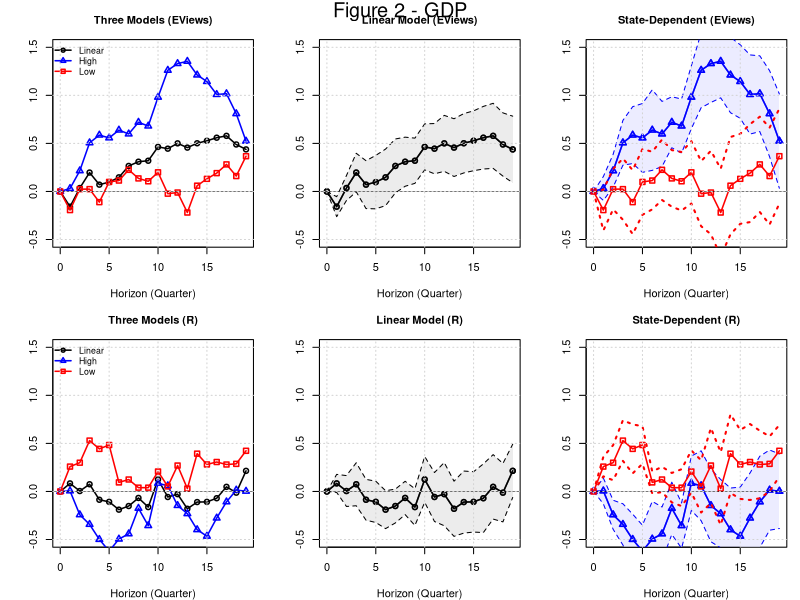
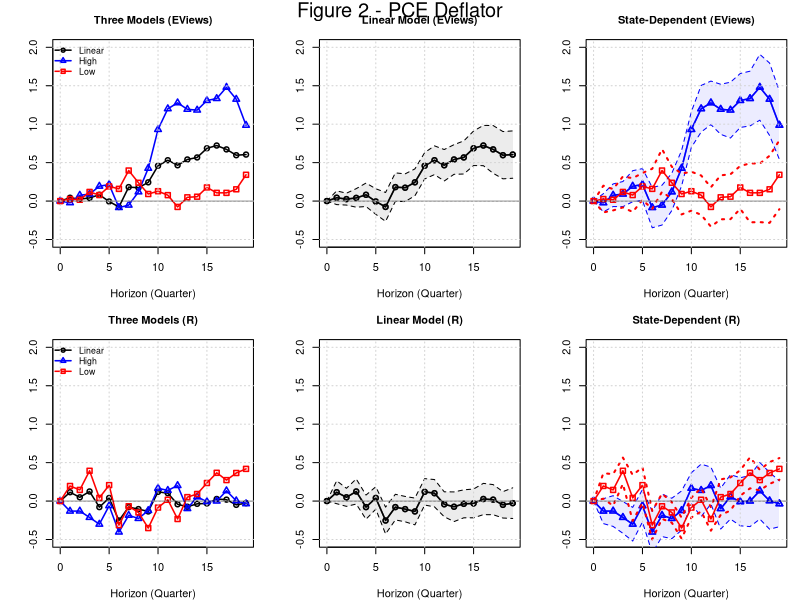
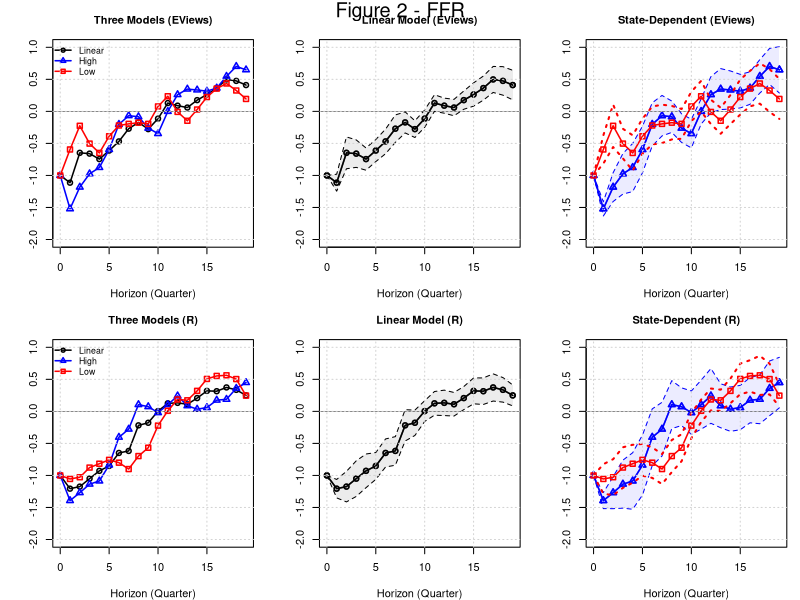

Reproduce these figures in R, in order.
# ============================================================
# Plot Figure 2 - Both R and EViews results
# ============================================================

# Load R results
r_gdp <- read.csv("est_1_R.csv")
r_pce <- read.csv("est_2_R.csv")
r_ffr <- read.csv("est_3_R.csv")

# Load original EViews results - fix column names
orig_gdp <- read.csv("../Fig_2/est_1.csv",
                     header = FALSE, skip = 1)
orig_pce <- read.csv("../Fig_2/est_2.csv",
                     header = FALSE, skip = 1)
orig_ffr <- read.csv("../Fig_2/est_3.csv",
                     header = FALSE, skip = 1)

# Assign correct column names
col_names <- c("point_linear","point_high","point_low",
               "linear1","linear2","linear3",
               "H1","H2","H3","L1","L2","L3")

colnames(orig_gdp) <- col_names
colnames(orig_pce) <- col_names
colnames(orig_ffr) <- col_names

# Keep only 20 rows (h=0 to h=19, last row has NA in original)
orig_gdp <- orig_gdp[1:20, ]
orig_pce <- orig_pce[1:20, ]
orig_ffr <- orig_ffr[1:20, ]

r_gdp <- r_gdp[1:20, ]
r_pce <- r_pce[1:20, ]
r_ffr <- r_ffr[1:20, ]

# Horizon axis
h <- 0:19
zero <- rep(0, 20)

# ============================================================
# Plot function
# ============================================================

plot_irf <- function(r_data, orig_data, title, ylim_range) {
  
  par(mfrow = c(2, 3), mar = c(4, 4, 3, 1))
  
  # --- Row 1: Original EViews results ---
  
  # Panel 1: Three Models (original)
  plot(h, orig_data$point_linear,
       type = "o", pch = 1, lwd = 1.5, col = "black",
       ylim = ylim_range, xlim = c(0, 19),
       xlab = "Horizon (Quarter)", ylab = "",
       main = "Three Models (EViews)", cex.main = 1)
  lines(h, orig_data$point_high, type = "o", pch = 2, lwd = 1.5, col = "blue")
  lines(h, orig_data$point_low,  type = "o", pch = 0, lwd = 1.5, col = "red")
  abline(h = 0, lwd = 0.5)
  legend("topleft", legend = c("Linear","High","Low"),
         col = c("black","blue","red"),
         pch = c(1,2,0), lwd = 1.5, bty = "n", cex = 0.8)
  grid()
  
  # Panel 2: Linear Model (original)
  plot(h, orig_data$linear2,
       type = "o", pch = 1, lwd = 1.5, col = "black",
       ylim = ylim_range, xlim = c(0, 19),
       xlab = "Horizon (Quarter)", ylab = "",
       main = "Linear Model (EViews)", cex.main = 1)
  polygon(c(h, rev(h)),
          c(orig_data$linear3, rev(orig_data$linear1)),
          col = rgb(0.85,0.85,0.85,0.5), border = NA)
  lines(h, orig_data$linear2, type = "o", pch = 1, lwd = 1.5)
  lines(h, orig_data$linear1, lty = 2, lwd = 1)
  lines(h, orig_data$linear3, lty = 2, lwd = 1)
  abline(h = 0, lwd = 0.5)
  grid()
  
  # Panel 3: State-Dependent (original)
  plot(h, orig_data$H2,
       type = "o", pch = 2, lwd = 1.5, col = "blue",
       ylim = ylim_range, xlim = c(0, 19),
       xlab = "Horizon (Quarter)", ylab = "",
       main = "State-Dependent (EViews)", cex.main = 1)
  polygon(c(h, rev(h)),
          c(orig_data$H3, rev(orig_data$H1)),
          col = rgb(0.85,0.85,1,0.5), border = NA)
  lines(h, orig_data$H2, type = "o", pch = 2, lwd = 1.5, col = "blue")
  lines(h, orig_data$H1, lty = 2, lwd = 1, col = "blue")
  lines(h, orig_data$H3, lty = 2, lwd = 1, col = "blue")
  lines(h, orig_data$L2, type = "o", pch = 0, lwd = 1.5, col = "red")
  lines(h, orig_data$L1, lty = 3, lwd = 2, col = "red")
  lines(h, orig_data$L3, lty = 3, lwd = 2, col = "red")
  abline(h = 0, lwd = 0.5)
  grid()
  
  # --- Row 2: R results ---
  
  # Panel 4: Three Models (R)
  plot(h, r_data$point_linear,
       type = "o", pch = 1, lwd = 1.5, col = "black",
       ylim = ylim_range, xlim = c(0, 19),
       xlab = "Horizon (Quarter)", ylab = "",
       main = "Three Models (R)", cex.main = 1)
  lines(h, r_data$point_high, type = "o", pch = 2, lwd = 1.5, col = "blue")
  lines(h, r_data$point_low,  type = "o", pch = 0, lwd = 1.5, col = "red")
  abline(h = 0, lwd = 0.5)
  legend("topleft", legend = c("Linear","High","Low"),
         col = c("black","blue","red"),
         pch = c(1,2,0), lwd = 1.5, bty = "n", cex = 0.8)
  grid()
  
  # Panel 5: Linear Model (R)
  plot(h, r_data$linear2,
       type = "o", pch = 1, lwd = 1.5, col = "black",
       ylim = ylim_range, xlim = c(0, 19),
       xlab = "Horizon (Quarter)", ylab = "",
       main = "Linear Model (R)", cex.main = 1)
  polygon(c(h, rev(h)),
          c(r_data$linear3, rev(r_data$linear1)),
          col = rgb(0.85,0.85,0.85,0.5), border = NA)
  lines(h, r_data$linear2, type = "o", pch = 1, lwd = 1.5)
  lines(h, r_data$linear1, lty = 2, lwd = 1)
  lines(h, r_data$linear3, lty = 2, lwd = 1)
  abline(h = 0, lwd = 0.5)
  grid()
  
  # Panel 6: State-Dependent (R)
  plot(h, r_data$H2,
       type = "o", pch = 2, lwd = 1.5, col = "blue",
       ylim = ylim_range, xlim = c(0, 19),
       xlab = "Horizon (Quarter)", ylab = "",
       main = "State-Dependent (R)", cex.main = 1)
  polygon(c(h, rev(h)),
          c(r_data$H3, rev(r_data$H1)),
          col = rgb(0.85,0.85,1,0.5), border = NA)
  lines(h, r_data$H2, type = "o", pch = 2, lwd = 1.5, col = "blue")
  lines(h, r_data$H1, lty = 2, lwd = 1, col = "blue")
  lines(h, r_data$H3, lty = 2, lwd = 1, col = "blue")
  lines(h, r_data$L2, type = "o", pch = 0, lwd = 1.5, col = "red")
  lines(h, r_data$L1, lty = 3, lwd = 2, col = "red")
  lines(h, r_data$L3, lty = 3, lwd = 2, col = "red")
  abline(h = 0, lwd = 0.5)
  grid()
  
  # Main title
  mtext(title, outer = TRUE, cex = 1.2, line = -1.5)
}

# ============================================================
# Generate the three figures
# ============================================================

# GDP
dev.new()
plot_irf(r_gdp, orig_gdp,
         title = "Figure 2 - GDP",
         ylim_range = c(-0.5, 1.5))

# PCE
dev.new()
plot_irf(r_pce, orig_pce,
         title = "Figure 2 - PCE Deflator",
         ylim_range = c(-0.5, 2.0))

# FFR
dev.new()
plot_irf(r_ffr, orig_ffr,
         title = "Figure 2 - FFR",
         ylim_range = c(-2, 1))
